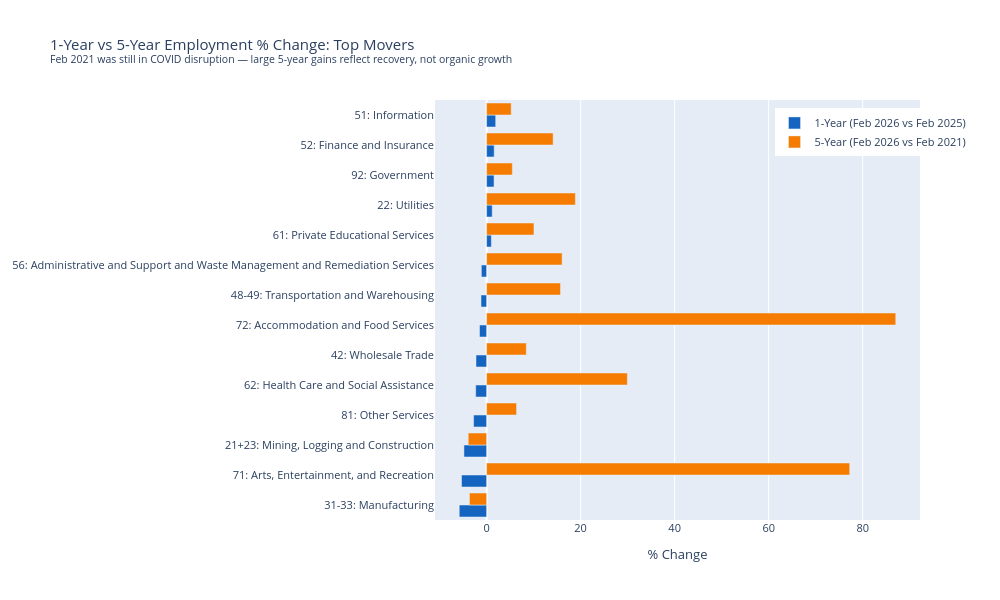

The notebook cell saved with this chart:
### Markdown cell above
---
## Step 2.11: Chart 2 — 1-Year vs 5-Year % Change Comparison

### Code cell
top_movers = df[abs(df['YoY %']) >= 1.0].sort_values('YoY %')

fig2 = go.Figure()
fig2.add_trace(go.Bar(
    y=[f"{row['NAICS']}: {row['Industry']}" for _, row in top_movers.iterrows()],
    x=top_movers['YoY %'],
    name='1-Year (Feb 2026 vs Feb 2025)',
    orientation='h',
    marker_color='#1565c0',
))
fig2.add_trace(go.Bar(
    y=[f"{row['NAICS']}: {row['Industry']}" for _, row in top_movers.iterrows()],
    x=top_movers['5yr %'],
    name='5-Year (Feb 2026 vs Feb 2021)',
    orientation='h',
    marker_color='#f57c00',
))

fig2.update_layout(
    barmode='group',
    title='1-Year vs 5-Year Employment % Change: Top Movers<br><sup>Feb 2021 was still in COVID disruption — large 5-year gains reflect recovery, not organic growth</sup>',
    xaxis_title='% Change',
    height=600,
    width=1000,
    margin=dict(l=350),
    legend=dict(x=0.7, y=0.98),
    font=dict(size=11),
)
fig2.show()

### Figure 1 — Plotly figure (JSON) as saved in the notebook; plotly's stock layout.template omitted (floating-point values rounded to 4 significant figures)
{"data": [{"marker": {"color": "#1565c0"}, "name": "1-Year (Feb 2026 vs Feb 2025)", "orientation": "h", "type": "bar", "x": [-5.82, -5.34, -4.82, -2.77, -2.32, -2.26, -1.51, -1.19, -1.12, 1.01, 1.19, 1.58, 1.61, 1.93], "y": ["31-33: Manufacturing", "71: Arts, Entertainment, and Recreation", "21+23: Mining, Logging and Construction", "81: Other Services", "62: Health Care and Social Assistance", "42: Wholesale Trade", "72: Accommodation and Food Services", "48-49: Transportation and Warehousing", "56: Administrative and Support and Waste Management and Remediation Services", "61: Private Educational Services", "22: Utilities", "92: Government", "52: Finance and Insurance", "51: Information"]}, {"marker": {"color": "#f57c00"}, "name": "5-Year (Feb 2026 vs Feb 2021)", "orientation": "h", "type": "bar", "x": [-3.65, 77.23, -3.91, 6.37, 29.94, 8.44, 87.03, 15.72, 16.06, 10.07, 18.88, 5.47, 14.15, 5.23], "y": ["31-33: Manufacturing", "71: Arts, Entertainment, and Recreation", "21+23: Mining, Logging and Construction", "81: Other Services", "62: Health Care and Social Assistance", "42: Wholesale Trade", "72: Accommodation and Food Services", "48-49: Transportation and Warehousing", "56: Administrative and Support and Waste Management and Remediation Services", "61: Private Educational Services", "22: Utilities", "92: Government", "52: Finance and Insurance", "51: Information"]}], "layout": {"barmode": "group", "font": {"size": 11}, "height": 600, "legend": {"x": 0.7, "y": 0.98}, "margin": {"l": 350}, "title": {"text": "1-Year vs 5-Year Employment % Change: Top Movers<br><sup>Feb 2021 was still in COVID disruption — large 5-year gains reflect recovery, not organic growth</sup>"}, "width": 1000, "xaxis": {"title": {"text": "% Change"}}}}
